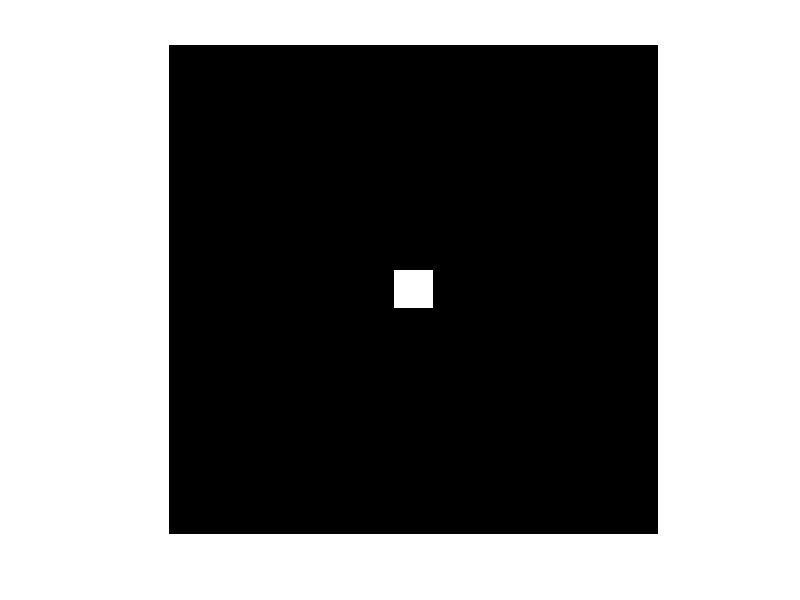

Recreate this plot in MATLAB.
% 设置图像尺寸和孔的大小
N = 1024;  % 图像尺寸
hole_size = 80;  % 方孔的大小（边长）

% 创建一个全黑的图像
image = zeros(N, N);

% 计算方孔的位置，确保方孔在图像中心
center = N / 2;  % 图像中心
half_hole_size = hole_size / 2;  % 方孔的一半大小

% 定义方孔的区域，设置为1（白色）
image(center - half_hole_size : center + half_hole_size - 1, center - half_hole_size : center + half_hole_size - 1) = 1;

% 显示图像
imshow(image);
colormap(gray);  % 使用灰度色图
axis equal;  % 保持纵横比
imwrite(image, 'square.png');